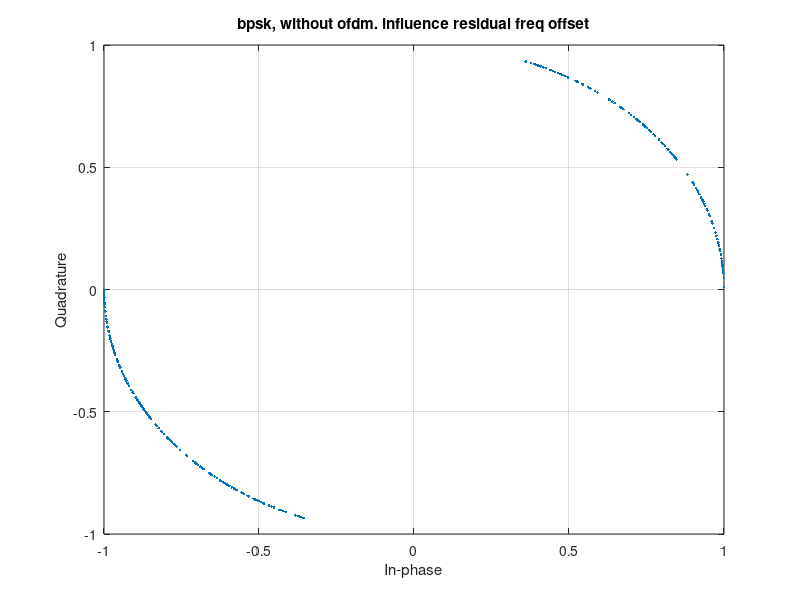
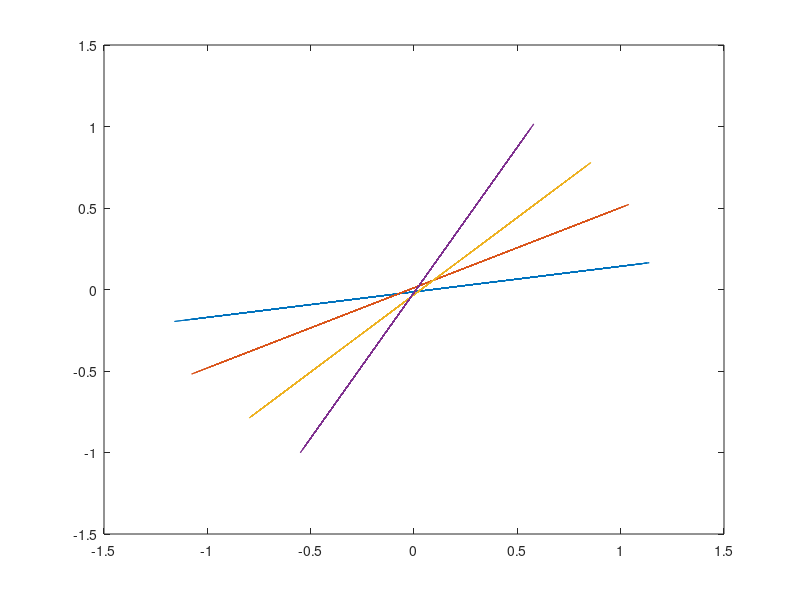

MATLAB code for these plots, in order: (Note: this script raises an error after producing the figures.)
%%
% 

Fd = 4 * 10^6;
N = 64;
N_sample = 4 * N;
deltaF = 3000; % Гц

% bpsk_data = ones(1, N_sample);
bpsk_data = randi([0, 1], 1, N_sample);
bpsk_data = 2 * bpsk_data - 1;

freq_offset = exp(1i * 2 * pi * deltaF * (1 : N_sample) / Fd);
bpsk_data_freq_offset = bpsk_data .* freq_offset;

scatterplot(bpsk_data_freq_offset);
title('bpsk, without ofdm. influence residual freq offset');
grid on;

% tx_bpsk_sym = ones(1, N_sample);
tx_bpsk_sym = randi([0, 1], 1, N_sample);
tx_bpsk_sym = 2 * tx_bpsk_sym - 1;

tx_ofdm_sym = reshape(tx_bpsk_sym, N, N_sample/N);
tx_ofdm_sym = ifft(tx_ofdm_sym, N);
tx_ofdm_sym = reshape(tx_ofdm_sym, 1, N_sample);

tx_ofdm_sym_freq_offset = tx_ofdm_sym .* freq_offset;
tx_ofdm_sym_freq_offset = reshape(tx_ofdm_sym_freq_offset, N, N_sample/N);
tx_ofdm_sym_freq_offset = fft(tx_ofdm_sym_freq_offset, N);
tx_ofdm_sym_freq_offset = reshape(tx_ofdm_sym_freq_offset, 1, N_sample);

% scatterplot(tx_ofdm_sym_freq_offset);
figure;
graph = plot( real(tx_ofdm_sym_freq_offset(1 : 1*N)), ... первые groupSize OFDM-символов из payload
			  imag(tx_ofdm_sym_freq_offset(1 : 1*N)), ...
			  ...
			  real(tx_ofdm_sym_freq_offset(1 + 1*N : 2*N)), ...
			  imag(tx_ofdm_sym_freq_offset(1 + 1*N : 2*N)), ...
			  ...
			  real(tx_ofdm_sym_freq_offset(1 + 2*N : 3*N)), ... последнии groupSize OFDM-символов из payload
			  imag(tx_ofdm_sym_freq_offset(1 + 2*N : 3*N)) , ...
...
			  real(tx_ofdm_sym_freq_offset(1 + 3*N : 4*N)), ... последнии groupSize OFDM-символов из payload
			  imag(tx_ofdm_sym_freq_offset(1 + 3*N : 4*N)));
marker = { ...
	'.'; ...
	'+'; ...
	'<'; ...
	'o'; ...
	'+'};
for i = 1 : 4
	graph(i).LineStyle = 'none';
	graph(i).Marker = marker{i};
	graph(i).MarkerSize = 10;
end
grid on;

axes = gca;
% axesMaxAbsVal = max( abs([axes.YLim, axes.XLim]) );
axes.XLim = [-1.2, 1.2];
axes.YLim = [-1.2, 1.2];

% % Перемещение графиков: Передний/Задний план
% axes.Children = [graph(1); graph(3); graph(2)];

grid on;
xlabel('In-Phase');
ylabel('Quadrature');
% title({'Before Channel and', 'Residual Freq Offset Compensation'});
legend('\it OFDM_{0}', '\it OFDM_{1}', '\it OFDM_{2}', '\it OFDM_{3}', 'Location','northwest' );
ax.Box = 'on';